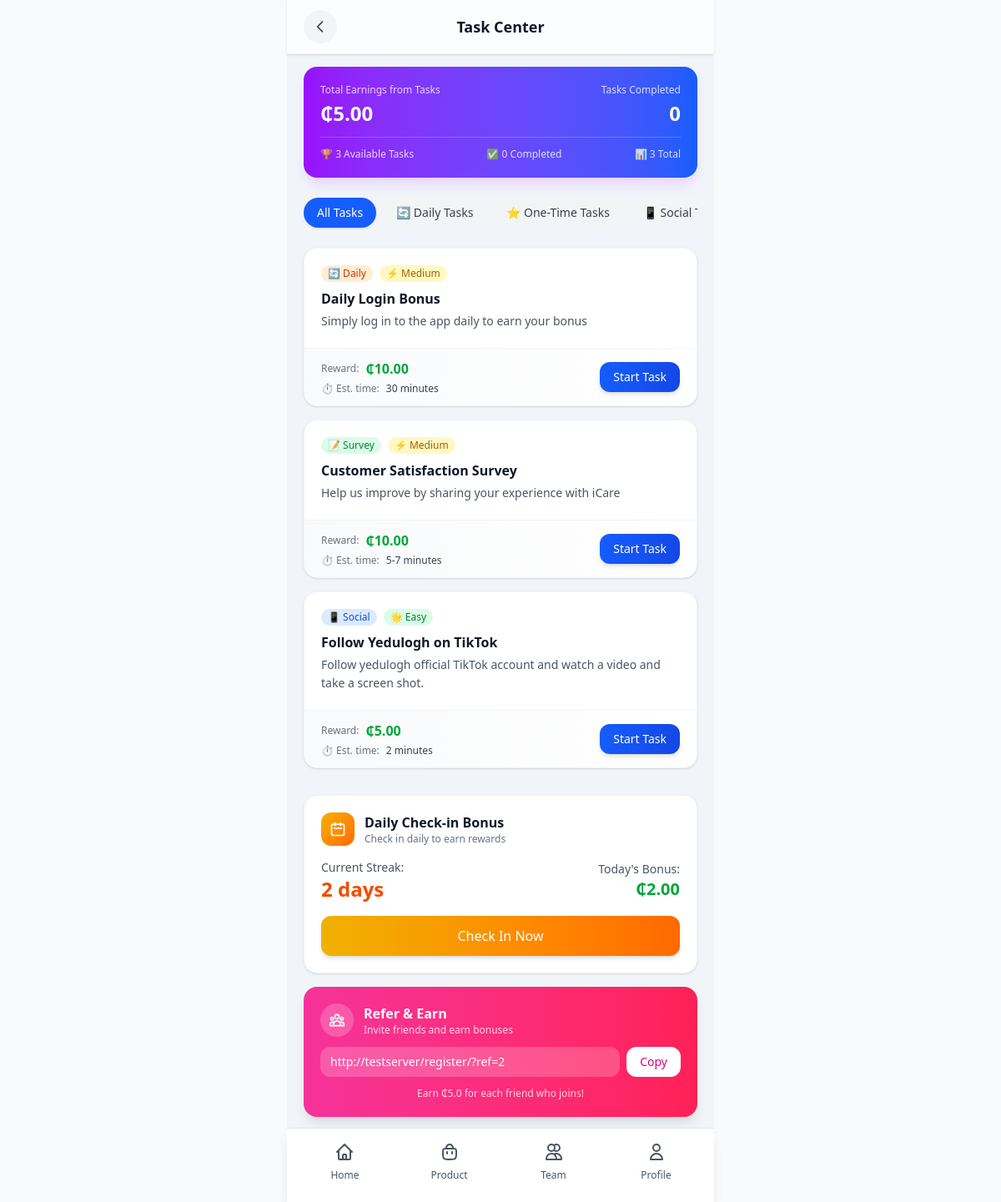
/core/tasks/ (signed in), run on the app's committed database.
### core/models.py (models this page shows, shortened)
class Task(models.Model):
    CATEGORY_CHOICES = [
        ('daily', 'Daily Task'),
        ('one-time', 'One-Time Task'),
        ('social', 'Social Task'),
        ('surveys', 'Survey'),
    ]
    DIFFICULTY_CHOICES = [
        ('easy', 'Easy'),
        ('medium', 'Medium'),
        ('hard', 'Hard'),
    ]
    id = models.UUIDField(primary_key=True, default=uuid.uuid4, editable=False)
    title = models.CharField(max_length=255)
    description = models.TextField()
    instructions = models.TextField(blank=True, null=True)
    steps = models.JSONField(default=list, blank=True)
    task_url = models.URLField(blank=True, null=True)
    reward = models.DecimalField(max_digits=10, decimal_places=2)
    category = models.CharField(max_length=32, choices=CATEGORY_CHOICES, default='one-time')
    difficulty = models.CharField(max_length=16, choices=DIFFICULTY_CHOICES, default='easy')
    estimated_time = models.CharField(max_length=64, blank=True, help_text='E.g., "5 minutes"')
    is_active = models.BooleanField(default=True)
    created_at = models.DateTimeField(auto_now_add=True)
    class Meta:
        ordering = ['-created_at']

### core/views.py (the view)
# urls.py: path('tasks/', views.tasks, name='tasks'),
@login_required
def tasks(request):
    from datetime import date as today_date
    today = today_date.today()
    tasks_list = cache.get('active_tasks_cache')
    if tasks_list is None:
        tasks_list = list(Task.objects.filter(is_active=True))
        cache.set('active_tasks_cache', tasks_list, timeout=900)
    user_task_records = UserTask.objects.filter(user=request.user).select_related('task')
    completed_today_ids = list(user_task_records.filter(
        last_completed_date=today
    ).values_list('task_id', flat=True))
    all_time_completed = user_task_records.filter(status='completed').values_list('task_id', flat=True)
    checkin, created = UserCheckin.objects.get_or_create(user=request.user)
    daily_bonus = 1.00 + (checkin.streak * 0.50)
    if daily_bonus > 10:
        daily_bonus = 10
    checked_in_today = checkin.last_checkin_date == today
    context = {
        'tasks': tasks_list,
        'completed_tasks': completed_today_ids,       # used by template for 'Completed Today'
        'has_completed_any_today': len(completed_today_ids) > 0,
        'completed_tasks_count': len(completed_today_ids),
        'available_tasks_count': len([t for t in tasks_list if t.id not in completed_today_ids]),
        'total_tasks_count': len(tasks_list),
        'total_task_earnings': UserTask.objects.filter(user=request.user, status='completed').aggregate(Sum('task__reward'))['task__reward__sum'] or 0,
        'checkin_streak': checkin.streak,
        'daily_bonus': daily_bonus,
        'checked_in_today': checked_in_today,
        'referral_link': request.build_absolute_uri(reverse('signup')) + f'?ref={request.user.id}',
        'referral_bonus': 5.00,
    }
    return render(request, 'iCare/services/pages/tasks.html', context)

### core/templates/iCare/services/pages/tasks.html (shortened to what this page needs)
{% extends "iCare/base.html" %}
{% load static %}
{% load humanize %}
{% block content %}
<div class="min-h-screen pb-8">
    <div class="fixed top-0 left-0 right-0 z-50 max-w-lg mx-auto bg-white/80 backdrop-blur-xl border-b border-gray-100 px-5 py-3 flex items-center justify-between shadow-sm">
        <button class="w-10 h-10 flex items-center justify-center rounded-full bg-gray-100 active:bg-gray-200 transition-all duration-200" onclick="window.history.back()">
            <svg class="w-5 h-5 text-gray-700" fill="none" stroke="currentColor" viewBox="0 0 24 24">
                <path stroke-linecap="round" stroke-linejoin="round" stroke-width="2" d="M15 19l-7-7 7-7"/>
            </svg>
        </button>
        <h1 class="text-lg font-bold text-gray-900">Task Center</h1>
    </div>
    <div class="pt-20 pb-[70px] px-5 max-w-lg mx-auto bg-slate-100">
        <div class="bg-gradient-to-r from-purple-600 to-blue-600 rounded-2xl p-5 mb-6 shadow-lg shadow-purple-200">
            <div class="flex justify-between items-center">
                <div>
                    <p class="text-white/80 text-xs font-medium">Total Earnings from Tasks</p>
                    <p class="text-white text-2xl font-bold mt-1">₵{{ total_task_earnings|floatformat:2|intcomma }}</p>
                </div>
                <div class="text-right">
                    <p class="text-white/80 text-xs font-medium">Tasks Completed</p>
                    <p class="text-white text-2xl font-bold mt-1">{{ completed_tasks_count }}</p>
                </div>
            </div>
            <div class="mt-3 pt-3 border-t border-white/20 flex justify-between text-xs text-white/80">
                <span>🏆 {{ available_tasks_count }} Available Tasks</span>
                <span>✅ {{ completed_tasks_count }} Completed</span>
                <span>📊 {{ total_tasks_count }} Total</span>
            </div>
        </div>
        <div class="flex gap-2 mb-5 overflow-x-auto scrollbar-hide pb-1">
            <button data-category="all" class="category-tab px-4 py-2 rounded-full text-sm font-medium bg-blue-600 text-white shadow-sm transition-all whitespace-nowrap">
                All Tasks
            </button>
            <button data-category="daily" class="category-tab px-4 py-2 rounded-full text-sm font-medium bg-gray-100 text-gray-700 hover:bg-gray-200 transition-all whitespace-nowrap">
                🔄 Daily Tasks
            </button>
            <button data-category="one-time" class="category-tab px-4 py-2 rounded-full text-sm font-medium bg-gray-100 text-gray-700 hover:bg-gray-200 transition-all whitespace-nowrap">
                ⭐ One-Time Tasks
            </button>
            <button data-category="social" class="category-tab px-4 py-2 rounded-full text-sm font-medium bg-gray-100 text-gray-700 hover:bg-gray-200 transition-all whitespace-nowrap">
                📱 Social Tasks
            </button>
        </div>
        <div class="space-y-4" id="tasks-container">
            {% include "iCare/partials/tasks_list_partial.html" %}
        </div>
        <div class="mt-8 bg-white rounded-2xl p-5 shadow-sm border border-gray-100">
            <div class="flex items-center gap-3 mb-4">
                <div class="w-10 h-10 bg-gradient-to-br from-yellow-500 to-orange-500 rounded-xl flex items-center justify-center">
                    <svg class="w-5 h-5 text-white" fill="none" stroke="currentColor" viewBox="0 0 24 24">
                        <path stroke-linecap="round" stroke-linejoin="round" stroke-width="2" d="M8 7V3m8 4V3m-9 8h10M5 21h14a2 2 0 002-2V7a2 2 0 00-2-2H5a2 2 0 00-2 2v12a2 2 0 002 2z"/>
                    </svg>
                </div>
                <div>
                    <h3 class="font-semibold text-gray-900">Daily Check-in Bonus</h3>
                    <p class="text-xs text-gray-500">Check in daily to earn rewards</p>
                </div>
            </div>
            <div class="flex justify-between items-center">
                <div>
                    <p class="text-sm text-gray-600">Current Streak:</p>
                    <p class="text-2xl font-bold text-orange-600">{{ checkin_streak }} days</p>
                </div>
                <div class="text-right">
                    <p class="text-sm text-gray-600">Today's Bonus:</p>
                    <p class="text-xl font-bold text-green-600">₵{{ daily_bonus|floatformat:2|intcomma }}</p>
                </div>
            </div>
            {% if not checked_in_today %}
            <button hx-post="{% url 'daily_checkin' %}" hx-target="#checkin-container" hx-swap="innerHTML" class="w-full mt-4 py-3 bg-gradient-to-r from-yellow-500 to-orange-500 text-white rounded-xl font-medium hover:from-yellow-600 hover:to-orange-600 transition shadow-md">
                Check In Now
            </button>
            {% else %}
            <div class="w-full mt-4 py-3 bg-green-100 text-green-600 rounded-xl font-medium text-center">
                ✅ Already checked in today!
            </div>
            {% endif %}
        </div>
        <div class="mt-4 bg-gradient-to-r from-pink-500 to-rose-500 rounded-2xl p-5 shadow-lg">
            <div class="flex items-center gap-3 mb-3">
                <div class="w-10 h-10 bg-white/20 rounded-full flex items-center justify-center">
                </div>
                <div>
                    <h3 class="text-white font-semibold">Refer & Earn</h3>
                    <p class="text-white/80 text-xs">Invite friends and earn bonuses</p>
                </div>
            </div>
            <div class="flex gap-2">
                <input type="text" id="referral-link" value="{{ referral_link }}" readonly class="flex-1 px-3 py-2 bg-white/20 text-white rounded-xl text-sm">
                <button onclick="copyReferralLink()" class="px-4 py-2 bg-white text-pink-600 rounded-xl text-sm font-medium hover:bg-gray-100 transition">
                    Copy
                </button>
            </div>
            <p class="text-white/80 text-xs mt-3 text-center">
                Earn ₵{{ referral_bonus }} for each friend who joins!
            </p>
        </div>
    </div>
</div>
{% include "iCare/partials/footer.html" %}
{% endblock %}

### core/templates/iCare/partials/tasks_list_partial.html (shortened to what this page needs)
{% load humanize %}
{% for task in tasks %}
<div class="task-card bg-white rounded-2xl shadow-sm border border-gray-100 overflow-hidden hover:shadow-md transition-all duration-300"
     data-category="{{ task.category }}"
     data-task-id="{{ task.id }}"
     id="task-card-{{ task.id }}">
    <div class="p-5 pb-3">
        <div class="flex justify-between items-start mb-2">
            <div class="flex-1">
                <div class="flex items-center gap-2 mb-2">
                    <span class="task-category-badge text-xs px-2 py-0.5 rounded-full
                        {% if task.category == 'daily' %}bg-orange-100 text-orange-700
                        {% elif task.category == 'one-time' %}bg-purple-100 text-purple-700
                        {% elif task.category == 'social' %}bg-blue-100 text-blue-700
                        {% elif task.category == 'surveys' %}bg-green-100 text-green-700
                        {% else %}bg-gray-100 text-gray-700{% endif %}">
                        {% if task.category == 'daily' %}🔄 Daily
                        {% elif task.category == 'one-time' %}⭐ One-Time
                        {% elif task.category == 'social' %}📱 Social
                        {% elif task.category == 'surveys' %}📝 Survey
                        {% else %}📌 Task{% endif %}
                    </span>
                    <span class="text-xs px-2 py-0.5 rounded-full
                        {% if task.difficulty == 'easy' %}bg-green-100 text-green-700
                        {% elif task.difficulty == 'medium' %}bg-yellow-100 text-yellow-700
                        {% else %}bg-red-100 text-red-700{% endif %}">
                        {% if task.difficulty == 'easy' %}🌟 Easy
                        {% elif task.difficulty == 'medium' %}⚡ Medium
                        {% else %}🔥 Hard{% endif %}
                    </span>
                </div>
                <h3 class="text-base font-bold text-gray-900">{{ task.title }}</h3>
                <p class="text-sm text-gray-600 mt-1 leading-relaxed">{{ task.description }}</p>
            </div>
        </div>
    </div>
    <div class="bg-gradient-to-r from-gray-50 to-white px-5 py-3 border-t border-gray-100">
        <div class="flex justify-between items-center">
            <div>
                <div class="flex items-center gap-2">
                    <span class="text-xs text-gray-500">Reward:</span>
                    <span class="font-bold text-green-600">₵{{ task.reward|floatformat:2|intcomma }}</span>
                </div>
                {% if task.estimated_time %}
                <div class="flex items-center gap-2 mt-1">
                    <span class="text-xs text-gray-500">⏱️ Est. time:</span>
                    <span class="text-xs text-gray-700">{{ task.estimated_time }}</span>
                </div>
                {% endif %}
            </div>
            {% if task.id in completed_tasks %}
                <button disabled class="px-4 py-2 bg-green-100 text-green-600 rounded-xl text-sm font-medium flex flex-col items-center leading-tight cursor-not-allowed opacity-80">
                    <span>✅ Done Today</span>
                    <span class="text-xs text-green-500">Resets tomorrow</span>
                </button>
            {% elif has_completed_any_today %}
                <button disabled class="px-4 py-2 bg-gray-100 text-gray-500 rounded-xl text-sm font-medium flex flex-col items-center leading-tight cursor-not-allowed opacity-80">
                    <span>🔒 Locked</span>
                    <span class="text-xs text-gray-400">1 Task per day</span>
                </button>
            {% else %}
                <button hx-get="{% url 'task_details' %}?id={{ task.id }}" hx-target="#task-modal-content" hx-swap="innerHTML" onclick="document.getElementById('task-modal').classList.remove('hidden'); document.getElementById('task-modal').classList.add('flex');" class="px-4 py-2 bg-gradient-to-r from-blue-600 to-blue-700 text-white rounded-xl text-sm font-medium hover:from-blue-700 hover:to-blue-800 transition shadow-md">
                    Start Task
                </button>
            {% endif %}
        </div>
    </div>
</div>
{% endfor %}

### core/templates/iCare/services/pages/tasks.html (style rules this page uses)
.scrollbar-hide { -ms-overflow-style: none; scrollbar-width: none; }
.task-card { transition: transform 0.2s ease, box-shadow 0.2s ease; }

### data on the page
Task: category "🔄 Daily", difficulty "⚡ Medium", title "Daily Login Bonus", description "Simply log in to the app daily to earn your bonus", reward "10.00", estimated_time "30 minutes"
Task: category "📝 Survey", difficulty "⚡ Medium", title "Customer Satisfaction Survey", description "Help us improve by sharing your experience with iCare", reward "10.00", estimated_time "5-7 minutes"
Task: category "📱 Social", difficulty "🌟 Easy", title "Follow Yedulogh on TikTok", description "Follow yedulogh official TikTok account and watch a video and take a screen shot.", reward "5.00", estimated_time "2 minutes"

### other printed values
{{ total_task_earnings|floatformat:2|intcomma }} "5.00"
{{ completed_tasks_count }} "0"
{{ available_tasks_count }} "3"
{{ total_tasks_count }} "3"
{{ checkin_streak }} "2"
{{ daily_bonus|floatformat:2|intcomma }} "2.00"
{{ referral_bonus }} "5.0"
